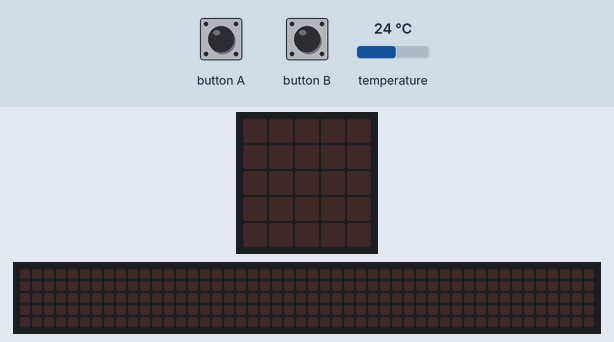
Simulated run of this program. Board: BBC micro:bit running MicroPython. Shown: the board's 5×5 LED display, a strip that is not on the board, showing the scrolling text unrolled. Inputs (shaded band) come from the test bench; at power-on: temperature 24 °C. The 48×5 strip is a reading aid, not a part: it shows the text the display is scrolling, unrolled, one strip-width of it at a time.

Above: at 1.2 s.
1.3 s: button A pressed for 0.15 s
At 1.57 s:
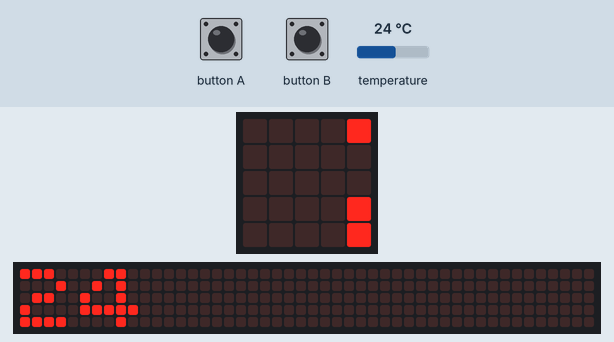
4.3 s: button A pressed for 1 s
At 4.97 s:
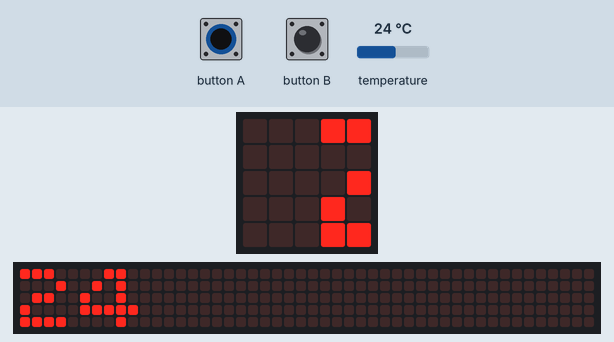
7.3 s: button A pressed for 3.2 s
At 7.87 s:
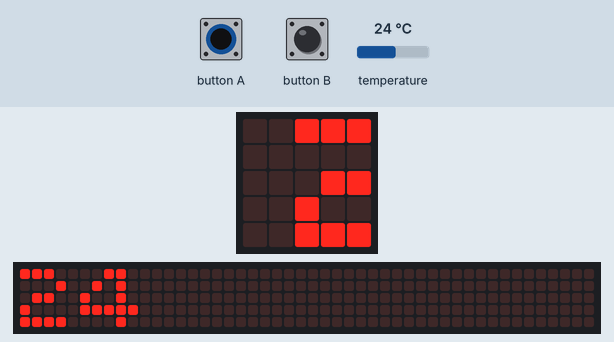
Timing chart, 0 to 10.3 s (numbered marks = the images above; inputs shaded):
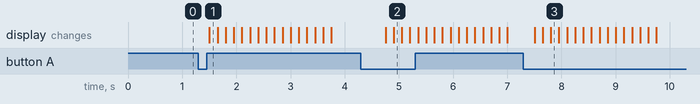

Measured:
- after the input at 1.3 s, the display: changes after 0.20 s (image 1)
- after the input at 4.3 s, the display: first changes after 0.45 s (image 2 shows a later state)
- after the input at 7.3 s, the display: first changes after 0.20 s (image 3 shows a later state)

The program:

main.py
```python
from microbit import *

maxima = 0
minima = 100

while True:
    if temperature() > maxima:
        maxima = temperature()
    if temperature() < minima:
        minima = temperature()
    sleep(500)
    if button_a.was_pressed():
        display.scroll(maxima)
    if button_b.was_pressed():
        display.scroll(minima)
```
